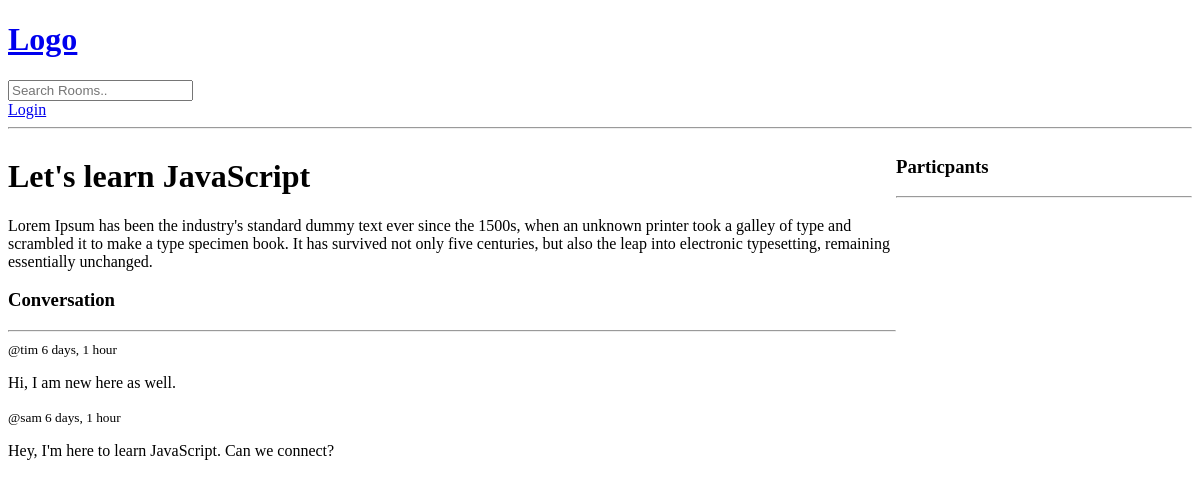
Page /room/1/ on the earlier database version.
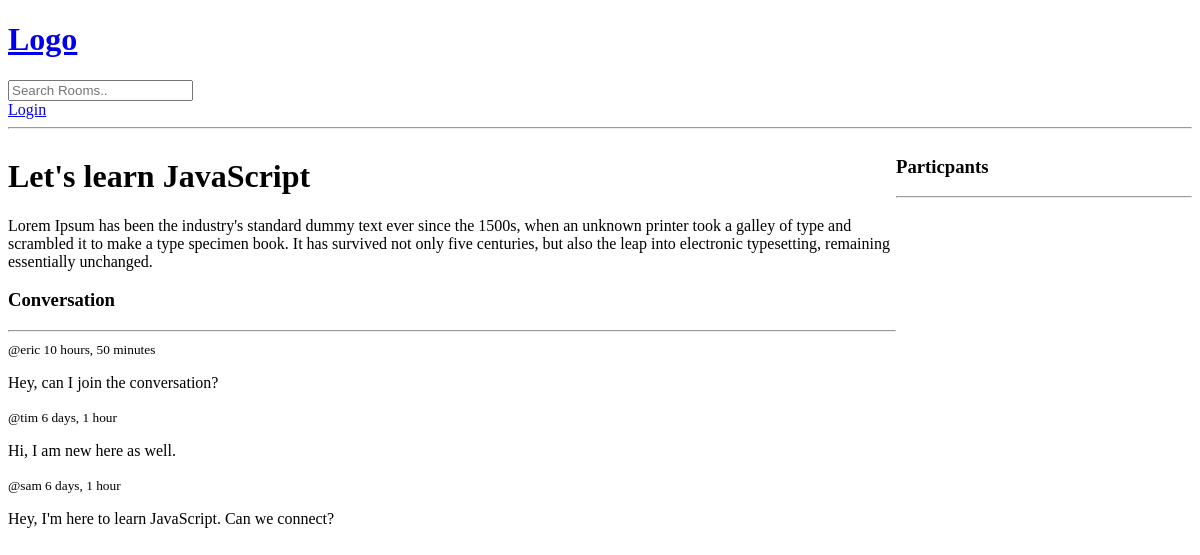
Same page on the later database version.
### base/models.py (models this page shows, shortened)
class Message (models.Model):
    user=models.ForeignKey(User, on_delete=models.CASCADE)
    room =models.ForeignKey(Room, on_delete=models.CASCADE)
    body=models.TextField()
    updated=models.DateTimeField(auto_now=True)
    created=models.DateTimeField(auto_now_add=True)
    class Meta:
        ordering=['-updated','-created']

### base/views.py (the view, shortened to what this page needs)
# urls.py: path('room/<int:pk>/', views.room, name='room'),
def room(request, pk):
    room = Room.objects.get(id=pk)
    room_messages = room.message_set.all()
    if request.user.is_authenticated and request.user not in room.participants.all():
        room.participants.add(request.user)
    participants = room.participants.all()
    context = {'room': room, 'room_messages': room_messages,
               'participants': participants}
    return render(request, 'base/rooms.html', context)

### base/templates/base/rooms.html (shortened to what this page needs)
{% extends 'main.html' %} {% block content %}
<div class="room-container">
	<div>
		<h1>{{ room.name }}</h1>
		<p>{{ room.description }}</p>
		<div class="comment-wrapper">
			<h3>Conversation</h3>
			<hr />
			{% for message in room_messages %}
			<div>
				<small>@{{ message.user }} {{ message.created|timesince }}</small>
				<p>{{ message.body }}</p>
			</div>
			{% endfor %}
		</div>
	</div>
	<div>
		<h3>Particpants</h3>
		<hr />
	</div>
</div>
{% endblock %}

Differences in the rows shown:
added Message: user "eric", created "10 hours, 50 minutes", body "Hey, can I join the conversation?"
